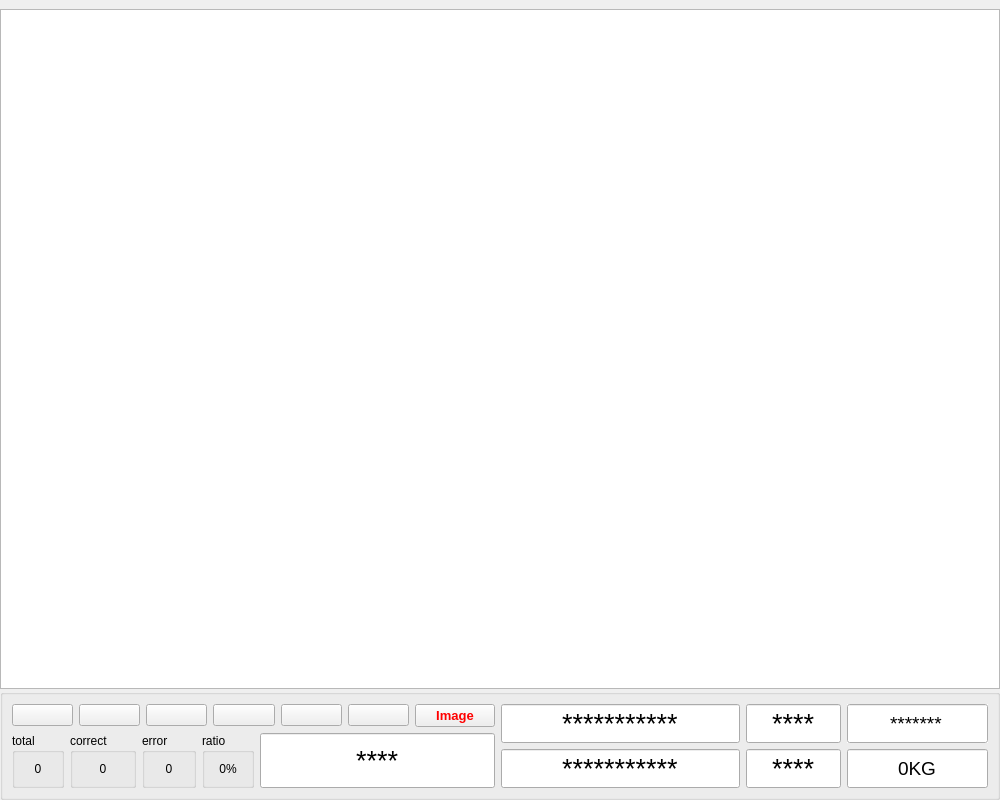
<?xml version="1.0" encoding="UTF-8"?>
<ui version="4.0">
 <class>DataBase_Form</class>
 <widget class="QWidget" name="DataBase_Form">
  <property name="geometry">
   <rect>
    <x>0</x>
    <y>0</y>
    <width>1000</width>
    <height>800</height>
   </rect>
  </property>
  <property name="windowTitle">
   <string>History</string>
  </property>
  <property name="windowIcon">
   <iconset resource="../ico.qrc">
    <normaloff>:/UI_ICO/ICO/ICO.ico</normaloff>:/UI_ICO/ICO/ICO.ico</iconset>
  </property>
  <layout class="QGridLayout" name="gridLayout_9">
   <property name="leftMargin">
    <number>0</number>
   </property>
   <property name="topMargin">
    <number>0</number>
   </property>
   <property name="rightMargin">
    <number>0</number>
   </property>
   <property name="bottomMargin">
    <number>0</number>
   </property>
   <property name="spacing">
    <number>0</number>
   </property>
   <item row="0" column="0">
    <widget class="QStackedWidget" name="database_stackedWidget">
     <property name="sizePolicy">
      <sizepolicy hsizetype="Expanding" vsizetype="Expanding">
       <horstretch>0</horstretch>
       <verstretch>0</verstretch>
      </sizepolicy>
     </property>
     <property name="currentIndex">
      <number>0</number>
     </property>
     <widget class="QWidget" name="page">
      <layout class="QGridLayout" name="gridLayout_6">
       <property name="leftMargin">
        <number>0</number>
       </property>
       <property name="rightMargin">
        <number>0</number>
       </property>
       <property name="bottomMargin">
        <number>0</number>
       </property>
       <property name="spacing">
        <number>0</number>
       </property>
       <item row="0" column="0">
        <widget class="QTableView" name="tableView">
         <property name="editTriggers">
          <set>QAbstractItemView::NoEditTriggers</set>
         </property>
         <property name="selectionMode">
          <enum>QAbstractItemView::SingleSelection</enum>
         </property>
         <property name="selectionBehavior">
          <enum>QAbstractItemView::SelectRows</enum>
         </property>
         <property name="sortingEnabled">
          <bool>true</bool>
         </property>
        </widget>
       </item>
      </layout>
     </widget>
     <widget class="QWidget" name="page_2">
      <layout class="QGridLayout" name="gridLayout_7">
       <property name="leftMargin">
        <number>0</number>
       </property>
       <property name="topMargin">
        <number>0</number>
       </property>
       <property name="rightMargin">
        <number>0</number>
       </property>
       <property name="bottomMargin">
        <number>0</number>
       </property>
       <property name="spacing">
        <number>0</number>
       </property>
       <item row="3" column="3">
        <layout class="QGridLayout" name="gridLayout_8" rowstretch="0,0,0,0,0,0,0,0" columnstretch="0,0,0,0,0,0">
         <property name="spacing">
          <number>0</number>
         </property>
         <item row="5" column="4">
          <widget class="QLineEdit" name="result_lineEdit_6">
           <property name="readOnly">
            <bool>true</bool>
           </property>
          </widget>
         </item>
         <item row="3" column="2">
          <widget class="QLineEdit" name="result_lineEdit_1">
           <property name="readOnly">
            <bool>true</bool>
           </property>
          </widget>
         </item>
         <item row="5" column="3">
          <widget class="QLineEdit" name="result_lineEdit_5">
           <property name="readOnly">
            <bool>true</bool>
           </property>
          </widget>
         </item>
         <item row="5" column="2">
          <widget class="QLineEdit" name="result_lineEdit_4">
           <property name="readOnly">
            <bool>true</bool>
           </property>
          </widget>
         </item>
         <item row="3" column="3">
          <widget class="QLineEdit" name="result_lineEdit_2">
           <property name="readOnly">
            <bool>true</bool>
           </property>
          </widget>
         </item>
         <item row="2" column="5">
          <widget class="QLabel" name="image_label_7">
           <property name="font">
            <font>
             <pointsize>10</pointsize>
             <weight>75</weight>
             <bold>true</bold>
            </font>
           </property>
           <property name="autoFillBackground">
            <bool>true</bool>
           </property>
           <property name="styleSheet">
            <string notr="true">color: rgb(255, 0, 0);</string>
           </property>
           <property name="frameShape">
            <enum>QFrame::StyledPanel</enum>
           </property>
           <property name="lineWidth">
            <number>1</number>
           </property>
           <property name="text">
            <string>7</string>
           </property>
           <property name="scaledContents">
            <bool>true</bool>
           </property>
           <property name="alignment">
            <set>Qt::AlignRight|Qt::AlignTop|Qt::AlignTrailing</set>
           </property>
          </widget>
         </item>
         <item row="6" column="3">
          <widget class="QLabel" name="image_label_11">
           <property name="font">
            <font>
             <pointsize>10</pointsize>
             <weight>75</weight>
             <bold>true</bold>
            </font>
           </property>
           <property name="autoFillBackground">
            <bool>true</bool>
           </property>
           <property name="styleSheet">
            <string notr="true">color: rgb(255, 0, 0);</string>
           </property>
           <property name="frameShape">
            <enum>QFrame::StyledPanel</enum>
           </property>
           <property name="lineWidth">
            <number>1</number>
           </property>
           <property name="text">
            <string>11</string>
           </property>
           <property name="scaledContents">
            <bool>true</bool>
           </property>
           <property name="alignment">
            <set>Qt::AlignRight|Qt::AlignTop|Qt::AlignTrailing</set>
           </property>
          </widget>
         </item>
         <item row="4" column="4">
          <widget class="QLabel" name="image_label_6">
           <property name="font">
            <font>
             <pointsize>10</pointsize>
             <weight>75</weight>
             <bold>true</bold>
            </font>
           </property>
           <property name="autoFillBackground">
            <bool>true</bool>
           </property>
           <property name="styleSheet">
            <string notr="true">color: rgb(255, 0, 0);</string>
           </property>
           <property name="frameShape">
            <enum>QFrame::StyledPanel</enum>
           </property>
           <property name="lineWidth">
            <number>1</number>
           </property>
           <property name="text">
            <string>6</string>
           </property>
           <property name="scaledContents">
            <bool>true</bool>
           </property>
           <property name="alignment">
            <set>Qt::AlignRight|Qt::AlignTop|Qt::AlignTrailing</set>
           </property>
          </widget>
         </item>
         <item row="2" column="3">
          <widget class="QLabel" name="image_label_2">
           <property name="font">
            <font>
             <pointsize>10</pointsize>
             <weight>75</weight>
             <bold>true</bold>
            </font>
           </property>
           <property name="autoFillBackground">
            <bool>true</bool>
           </property>
           <property name="styleSheet">
            <string notr="true">color: rgb(255, 0, 0);</string>
           </property>
           <property name="frameShape">
            <enum>QFrame::StyledPanel</enum>
           </property>
           <property name="lineWidth">
            <number>1</number>
           </property>
           <property name="text">
            <string>2</string>
           </property>
           <property name="scaledContents">
            <bool>true</bool>
           </property>
           <property name="alignment">
            <set>Qt::AlignRight|Qt::AlignTop|Qt::AlignTrailing</set>
           </property>
          </widget>
         </item>
         <item row="4" column="3">
          <widget class="QLabel" name="image_label_5">
           <property name="font">
            <font>
             <pointsize>10</pointsize>
             <weight>75</weight>
             <bold>true</bold>
            </font>
           </property>
           <property name="autoFillBackground">
            <bool>true</bool>
           </property>
           <property name="styleSheet">
            <string notr="true">color: rgb(255, 0, 0);</string>
           </property>
           <property name="frameShape">
            <enum>QFrame::StyledPanel</enum>
           </property>
           <property name="lineWidth">
            <number>1</number>
           </property>
           <property name="text">
            <string>5</string>
           </property>
           <property name="scaledContents">
            <bool>true</bool>
           </property>
           <property name="alignment">
            <set>Qt::AlignRight|Qt::AlignTop|Qt::AlignTrailing</set>
           </property>
          </widget>
         </item>
         <item row="2" column="4">
          <widget class="QLabel" name="image_label_3">
           <property name="font">
            <font>
             <pointsize>10</pointsize>
             <weight>75</weight>
             <bold>true</bold>
            </font>
           </property>
           <property name="autoFillBackground">
            <bool>true</bool>
           </property>
           <property name="styleSheet">
            <string notr="true">color: rgb(255, 0, 0);</string>
           </property>
           <property name="frameShape">
            <enum>QFrame::StyledPanel</enum>
           </property>
           <property name="lineWidth">
            <number>1</number>
           </property>
           <property name="text">
            <string>3</string>
           </property>
           <property name="scaledContents">
            <bool>true</bool>
           </property>
           <property name="alignment">
            <set>Qt::AlignRight|Qt::AlignTop|Qt::AlignTrailing</set>
           </property>
          </widget>
         </item>
         <item row="2" column="2">
          <widget class="QLabel" name="image_label_1">
           <property name="font">
            <font>
             <pointsize>10</pointsize>
             <weight>75</weight>
             <bold>true</bold>
            </font>
           </property>
           <property name="autoFillBackground">
            <bool>true</bool>
           </property>
           <property name="styleSheet">
            <string notr="true">color: rgb(255, 0, 0);</string>
           </property>
           <property name="frameShape">
            <enum>QFrame::StyledPanel</enum>
           </property>
           <property name="lineWidth">
            <number>1</number>
           </property>
           <property name="text">
            <string>1</string>
           </property>
           <property name="scaledContents">
            <bool>true</bool>
           </property>
           <property name="alignment">
            <set>Qt::AlignRight|Qt::AlignTop|Qt::AlignTrailing</set>
           </property>
          </widget>
         </item>
         <item row="6" column="2">
          <widget class="QLabel" name="image_label_12">
           <property name="font">
            <font>
             <pointsize>10</pointsize>
             <weight>75</weight>
             <bold>true</bold>
            </font>
           </property>
           <property name="autoFillBackground">
            <bool>true</bool>
           </property>
           <property name="styleSheet">
            <string notr="true">color: rgb(255, 0, 0);</string>
           </property>
           <property name="frameShape">
            <enum>QFrame::StyledPanel</enum>
           </property>
           <property name="lineWidth">
            <number>1</number>
           </property>
           <property name="text">
            <string>12</string>
           </property>
           <property name="scaledContents">
            <bool>true</bool>
           </property>
           <property name="alignment">
            <set>Qt::AlignRight|Qt::AlignTop|Qt::AlignTrailing</set>
           </property>
          </widget>
         </item>
         <item row="5" column="5">
          <widget class="QLineEdit" name="result_lineEdit_8">
           <property name="readOnly">
            <bool>true</bool>
           </property>
          </widget>
         </item>
         <item row="4" column="5">
          <widget class="QLabel" name="image_label_8">
           <property name="font">
            <font>
             <pointsize>10</pointsize>
             <weight>75</weight>
             <bold>true</bold>
            </font>
           </property>
           <property name="autoFillBackground">
            <bool>true</bool>
           </property>
           <property name="styleSheet">
            <string notr="true">color: rgb(255, 0, 0);</string>
           </property>
           <property name="frameShape">
            <enum>QFrame::StyledPanel</enum>
           </property>
           <property name="lineWidth">
            <number>1</number>
           </property>
           <property name="text">
            <string>8</string>
           </property>
           <property name="scaledContents">
            <bool>true</bool>
           </property>
           <property name="alignment">
            <set>Qt::AlignRight|Qt::AlignTop|Qt::AlignTrailing</set>
           </property>
          </widget>
         </item>
         <item row="6" column="5">
          <widget class="QLabel" name="image_label_9">
           <property name="font">
            <font>
             <pointsize>10</pointsize>
             <weight>75</weight>
             <bold>true</bold>
            </font>
           </property>
           <property name="autoFillBackground">
            <bool>true</bool>
           </property>
           <property name="styleSheet">
            <string notr="true">color: rgb(255, 0, 0);</string>
           </property>
           <property name="frameShape">
            <enum>QFrame::StyledPanel</enum>
           </property>
           <property name="lineWidth">
            <number>1</number>
           </property>
           <property name="text">
            <string>9</string>
           </property>
           <property name="scaledContents">
            <bool>true</bool>
           </property>
           <property name="alignment">
            <set>Qt::AlignRight|Qt::AlignTop|Qt::AlignTrailing</set>
           </property>
          </widget>
         </item>
         <item row="3" column="5">
          <widget class="QLineEdit" name="result_lineEdit_7">
           <property name="readOnly">
            <bool>true</bool>
           </property>
          </widget>
         </item>
         <item row="6" column="4">
          <widget class="QLabel" name="image_label_10">
           <property name="font">
            <font>
             <pointsize>10</pointsize>
             <weight>75</weight>
             <bold>true</bold>
            </font>
           </property>
           <property name="autoFillBackground">
            <bool>true</bool>
           </property>
           <property name="styleSheet">
            <string notr="true">color: rgb(255, 0, 0);</string>
           </property>
           <property name="frameShape">
            <enum>QFrame::StyledPanel</enum>
           </property>
           <property name="lineWidth">
            <number>1</number>
           </property>
           <property name="text">
            <string>10</string>
           </property>
           <property name="scaledContents">
            <bool>true</bool>
           </property>
           <property name="alignment">
            <set>Qt::AlignRight|Qt::AlignTop|Qt::AlignTrailing</set>
           </property>
          </widget>
         </item>
         <item row="3" column="4">
          <widget class="QLineEdit" name="result_lineEdit_3">
           <property name="readOnly">
            <bool>true</bool>
           </property>
          </widget>
         </item>
         <item row="4" column="2">
          <widget class="QLabel" name="image_label_4">
           <property name="font">
            <font>
             <pointsize>10</pointsize>
             <weight>75</weight>
             <bold>true</bold>
            </font>
           </property>
           <property name="autoFillBackground">
            <bool>true</bool>
           </property>
           <property name="styleSheet">
            <string notr="true">color: rgb(255, 0, 0);</string>
           </property>
           <property name="frameShape">
            <enum>QFrame::StyledPanel</enum>
           </property>
           <property name="lineWidth">
            <number>1</number>
           </property>
           <property name="text">
            <string>4</string>
           </property>
           <property name="scaledContents">
            <bool>true</bool>
           </property>
           <property name="alignment">
            <set>Qt::AlignRight|Qt::AlignTop|Qt::AlignTrailing</set>
           </property>
          </widget>
         </item>
         <item row="7" column="2">
          <widget class="QLineEdit" name="result_lineEdit_12">
           <property name="readOnly">
            <bool>true</bool>
           </property>
          </widget>
         </item>
         <item row="7" column="3">
          <widget class="QLineEdit" name="result_lineEdit_11">
           <property name="readOnly">
            <bool>true</bool>
           </property>
          </widget>
         </item>
         <item row="7" column="4">
          <widget class="QLineEdit" name="result_lineEdit_10">
           <property name="readOnly">
            <bool>true</bool>
           </property>
          </widget>
         </item>
         <item row="7" column="5">
          <widget class="QLineEdit" name="result_lineEdit_9">
           <property name="readOnly">
            <bool>true</bool>
           </property>
          </widget>
         </item>
        </layout>
       </item>
      </layout>
     </widget>
    </widget>
   </item>
   <item row="1" column="0">
    <widget class="QGroupBox" name="groupBox">
     <property name="maximumSize">
      <size>
       <width>16777215</width>
       <height>130</height>
      </size>
     </property>
     <property name="title">
      <string/>
     </property>
     <layout class="QGridLayout" name="gridLayout_5">
      <item row="0" column="0" colspan="2">
       <layout class="QHBoxLayout" name="horizontalLayout_5">
        <item>
         <widget class="QPushButton" name="pushButton_5">
          <property name="text">
           <string/>
          </property>
          <property name="icon">
           <iconset resource="../ico.qrc">
            <normaloff>:/database/ICO/find.svg</normaloff>:/database/ICO/find.svg</iconset>
          </property>
         </widget>
        </item>
        <item>
         <widget class="QPushButton" name="pushButton_8">
          <property name="text">
           <string/>
          </property>
          <property name="icon">
           <iconset resource="../ico.qrc">
            <normaloff>:/database/ICO/frist.svg</normaloff>:/database/ICO/frist.svg</iconset>
          </property>
         </widget>
        </item>
        <item>
         <widget class="QPushButton" name="pushButton_9">
          <property name="text">
           <string/>
          </property>
          <property name="icon">
           <iconset resource="../ico.qrc">
            <normaloff>:/database/ICO/before.svg</normaloff>:/database/ICO/before.svg</iconset>
          </property>
         </widget>
        </item>
        <item>
         <widget class="QPushButton" name="pushButton_10">
          <property name="text">
           <string/>
          </property>
          <property name="icon">
           <iconset resource="../ico.qrc">
            <normaloff>:/database/ICO/front.svg</normaloff>:/database/ICO/front.svg</iconset>
          </property>
         </widget>
        </item>
        <item>
         <widget class="QPushButton" name="pushButton_11">
          <property name="text">
           <string/>
          </property>
          <property name="icon">
           <iconset resource="../ico.qrc">
            <normaloff>:/database/ICO/last.svg</normaloff>:/database/ICO/last.svg</iconset>
          </property>
         </widget>
        </item>
        <item>
         <widget class="QPushButton" name="pushButton_7">
          <property name="text">
           <string/>
          </property>
          <property name="icon">
           <iconset resource="../ico.qrc">
            <normaloff>:/database/ICO/excel.svg</normaloff>:/database/ICO/excel.svg</iconset>
          </property>
         </widget>
        </item>
        <item>
         <widget class="QPushButton" name="database_imageOrData_pushButton">
          <property name="font">
           <font>
            <pointsize>10</pointsize>
            <weight>75</weight>
            <italic>false</italic>
            <bold>true</bold>
           </font>
          </property>
          <property name="autoFillBackground">
           <bool>true</bool>
          </property>
          <property name="styleSheet">
           <string notr="true">
color: rgb(255, 0, 0);</string>
          </property>
          <property name="text">
           <string>Image</string>
          </property>
         </widget>
        </item>
       </layout>
      </item>
      <item row="0" column="2" rowspan="2">
       <layout class="QHBoxLayout" name="horizontalLayout">
        <item>
         <widget class="QLineEdit" name="result_lineEdit_front">
          <property name="maximumSize">
           <size>
            <width>16777215</width>
            <height>50</height>
           </size>
          </property>
          <property name="font">
           <font>
            <pointsize>20</pointsize>
           </font>
          </property>
          <property name="text">
           <string>***********</string>
          </property>
          <property name="alignment">
           <set>Qt::AlignCenter</set>
          </property>
         </widget>
        </item>
        <item>
         <widget class="QLineEdit" name="iso_lineEdit_front">
          <property name="maximumSize">
           <size>
            <width>100</width>
            <height>50</height>
           </size>
          </property>
          <property name="font">
           <font>
            <pointsize>20</pointsize>
           </font>
          </property>
          <property name="text">
           <string>****</string>
          </property>
          <property name="alignment">
           <set>Qt::AlignCenter</set>
          </property>
         </widget>
        </item>
       </layout>
      </item>
      <item row="0" column="3" rowspan="2">
       <widget class="QLineEdit" name="plate_lineEdit_front">
        <property name="maximumSize">
         <size>
          <width>150</width>
          <height>50</height>
         </size>
        </property>
        <property name="font">
         <font>
          <pointsize>14</pointsize>
         </font>
        </property>
        <property name="autoFillBackground">
         <bool>true</bool>
        </property>
        <property name="text">
         <string>*******</string>
        </property>
        <property name="alignment">
         <set>Qt::AlignCenter</set>
        </property>
        <property name="readOnly">
         <bool>true</bool>
        </property>
        <property name="placeholderText">
         <string>Plate</string>
        </property>
       </widget>
      </item>
      <item row="1" column="0" rowspan="2">
       <layout class="QHBoxLayout" name="horizontalLayout_3">
        <item>
         <widget class="QGroupBox" name="groupBox_2">
          <property name="title">
           <string>total</string>
          </property>
          <layout class="QGridLayout" name="gridLayout">
           <item row="0" column="0">
            <widget class="QLabel" name="label_13">
             <property name="text">
              <string>0</string>
             </property>
             <property name="alignment">
              <set>Qt::AlignCenter</set>
             </property>
            </widget>
           </item>
          </layout>
         </widget>
        </item>
        <item>
         <widget class="QGroupBox" name="groupBox_3">
          <property name="title">
           <string>correct</string>
          </property>
          <layout class="QGridLayout" name="gridLayout_2">
           <item row="0" column="0">
            <widget class="QLabel" name="label_14">
             <property name="text">
              <string>0</string>
             </property>
             <property name="alignment">
              <set>Qt::AlignCenter</set>
             </property>
            </widget>
           </item>
          </layout>
         </widget>
        </item>
        <item>
         <widget class="QGroupBox" name="groupBox_4">
          <property name="title">
           <string>error</string>
          </property>
          <layout class="QGridLayout" name="gridLayout_3">
           <item row="0" column="0">
            <widget class="QLabel" name="label_15">
             <property name="text">
              <string>0</string>
             </property>
             <property name="alignment">
              <set>Qt::AlignCenter</set>
             </property>
            </widget>
           </item>
          </layout>
         </widget>
        </item>
        <item>
         <widget class="QGroupBox" name="groupBox_5">
          <property name="title">
           <string>ratio</string>
          </property>
          <layout class="QGridLayout" name="gridLayout_4">
           <item row="0" column="0">
            <widget class="QLabel" name="label_16">
             <property name="text">
              <string>0%</string>
             </property>
             <property name="alignment">
              <set>Qt::AlignCenter</set>
             </property>
            </widget>
           </item>
          </layout>
         </widget>
        </item>
       </layout>
      </item>
      <item row="2" column="2">
       <layout class="QHBoxLayout" name="horizontalLayout_2">
        <item>
         <widget class="QLineEdit" name="result_lineEdit_before">
          <property name="maximumSize">
           <size>
            <width>16777215</width>
            <height>50</height>
           </size>
          </property>
          <property name="font">
           <font>
            <pointsize>20</pointsize>
           </font>
          </property>
          <property name="text">
           <string>***********</string>
          </property>
          <property name="alignment">
           <set>Qt::AlignCenter</set>
          </property>
         </widget>
        </item>
        <item>
         <widget class="QLineEdit" name="iso_lineEdit_before">
          <property name="maximumSize">
           <size>
            <width>100</width>
            <height>50</height>
           </size>
          </property>
          <property name="font">
           <font>
            <pointsize>20</pointsize>
           </font>
          </property>
          <property name="text">
           <string>****</string>
          </property>
          <property name="alignment">
           <set>Qt::AlignCenter</set>
          </property>
         </widget>
        </item>
       </layout>
      </item>
      <item row="2" column="3">
       <widget class="QLineEdit" name="lineEdit_5">
        <property name="maximumSize">
         <size>
          <width>150</width>
          <height>50</height>
         </size>
        </property>
        <property name="font">
         <font>
          <pointsize>14</pointsize>
         </font>
        </property>
        <property name="text">
         <string>0KG</string>
        </property>
        <property name="alignment">
         <set>Qt::AlignCenter</set>
        </property>
        <property name="readOnly">
         <bool>true</bool>
        </property>
        <property name="placeholderText">
         <string>weight </string>
        </property>
       </widget>
      </item>
      <item row="1" column="1" rowspan="2">
       <widget class="QLineEdit" name="type_lineEdit">
        <property name="maximumSize">
         <size>
          <width>250</width>
          <height>100</height>
         </size>
        </property>
        <property name="font">
         <font>
          <pointsize>20</pointsize>
         </font>
        </property>
        <property name="text">
         <string>****</string>
        </property>
        <property name="alignment">
         <set>Qt::AlignCenter</set>
        </property>
       </widget>
      </item>
     </layout>
    </widget>
   </item>
  </layout>
 </widget>
 <resources>
  <include location="../ico.qrc"/>
 </resources>
 <connections/>
</ui>
